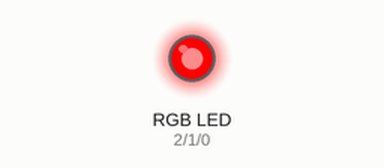
This sketch was run on a simulated Arduino Uno, built with avr-gcc and run on an emulated ATmega328P. Parts: an RGB LED mixed from three pins (HIGH = lit).

Above: at 0.6 s.
At 2.5 s:
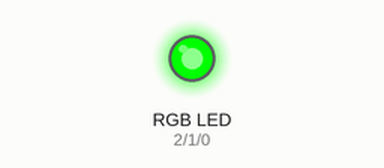
At 5.1 s:
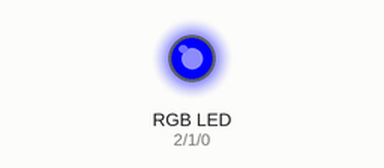
Timing chart, 0 to 10.0 s (numbered marks = the images above):
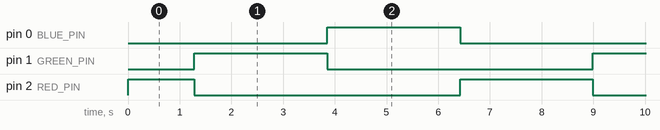

Measured:
- by itself, pin 0 (BLUE_PIN), pin 1 (GREEN_PIN): alternates HIGH for 2.6 s and LOW for 5.1 s
- by itself, pin 2 (RED_PIN): repeats every 7.7 s: LOW 5.1 s, HIGH 2.6 s
- by itself, everything shown: repeats every 7.7 s, in 3 steps

The sketch:

Circuit_09_RGBLED.ino
```cpp
/******************************************************************
 * SparkFun Inventor's Kit
 * Example sketch 03 -- RGB LED
 *
 * Make an RGB LED display a rainbow of colors!
 *
 * This sketch was written by SparkFun Electronics,
 * with lots of help from the Arduino community.
 * This code is completely free for any use.
 * Visit http://learn.sparkfun.com/products/2 for SIK information.
 * Visit http://www.arduino.cc to learn about the Arduino.
 *
 * Version 2.0 6/2012 MDG
 * Version 2.1 9/2014 BCH
 *****************************************************************/
const int RED_PIN = 2;
const int GREEN_PIN = 1;
const int BLUE_PIN = 0;

const int DISPLAY_TIME = 1000;  // used in mainColors() to determine the
// length of time each color is displayed.

void setup()	//Configure the Arduino pins to be outputs to drive the LEDs
{
  pinMode(RED_PIN, OUTPUT);
  pinMode(GREEN_PIN, OUTPUT);
  pinMode(BLUE_PIN, OUTPUT);
}

void loop()
{
  // mainColors();        // Red, Green, Blue, Yellow, Cyan, Purple, White
  showSpectrum();    // Gradual fade from Red to Green to Blue to Red
}

/******************************************************************
 * void mainColors()
 * This function displays the eight "main" colors that the RGB LED
 * can produce. If you'd like to use one of these colors in your
 * own sketch, you can copy and paste that section into your code.
/*****************************************************************/
void mainColors()
{
  // all LEDs off
  digitalWrite(RED_PIN, LOW);
  digitalWrite(GREEN_PIN, LOW);
  digitalWrite(BLUE_PIN, LOW);
  delay(DISPLAY_TIME);

  // Red
  digitalWrite(RED_PIN, HIGH);
  digitalWrite(GREEN_PIN, LOW);
  digitalWrite(BLUE_PIN, LOW);
  delay(DISPLAY_TIME);

  // Green
  digitalWrite(RED_PIN, LOW);
  digitalWrite(GREEN_PIN, HIGH);
  digitalWrite(BLUE_PIN, LOW);
  delay(DISPLAY_TIME);

  // Blue
  digitalWrite(RED_PIN, LOW);
  digitalWrite(GREEN_PIN, LOW);
  digitalWrite(BLUE_PIN, HIGH);
  delay(DISPLAY_TIME);

  // Yellow (Red and Green)
  digitalWrite(RED_PIN, HIGH);
  digitalWrite(GREEN_PIN, HIGH);
  digitalWrite(BLUE_PIN, LOW);
  delay(DISPLAY_TIME);

  // Cyan (Green and Blue)
  digitalWrite(RED_PIN, LOW);
  digitalWrite(GREEN_PIN, HIGH);
  digitalWrite(BLUE_PIN, HIGH);
  delay(DISPLAY_TIME);

  // Purple (Red and Blue)
  digitalWrite(RED_PIN, HIGH);
  digitalWrite(GREEN_PIN, LOW);
  digitalWrite(BLUE_PIN, HIGH);
  delay(DISPLAY_TIME);

  // White (turn all the LEDs on)
  digitalWrite(RED_PIN, HIGH);
  digitalWrite(GREEN_PIN, HIGH);
  digitalWrite(BLUE_PIN, HIGH);
  delay(DISPLAY_TIME);
}

/******************************************************************
 * void showSpectrum()
 *
 * Steps through all the colors of the RGB LED, displaying a rainbow.
 * showSpectrum() calls a function RGB(int color) that translates a number
 * from 0 to 767 where 0 = all RED, 767 = all RED
 *
 * Breaking down tasks down into individual functions like this
 * makes your code easier to follow, and it allows.
 * parts of your code to be re-used.
/*****************************************************************/

void showSpectrum()
{
  for (int x = 0; x <= 767; x++)
  {
    RGB(x);      // Increment x and call RGB() to progress through colors.
    delay(10);   // Delay for 10 ms (1/100th of a second) - to help the "smoothing"
  }
}

/******************************************************************
 * void RGB(int color)
 *
 * RGB(###) displays a single color on the RGB LED.
 * Call RGB(###) with the number of a color you want
 * to display. For example, RGB(0) displays pure RED, RGB(255)
 * displays pure green.
 *
 * This function translates a number between 0 and 767 into a
 * specific color on the RGB LED. If you have this number count
 * through the whole range (0 to 767), the LED will smoothly
 * change color through the entire spectrum.
 *
 * The "base" numbers are:
 * 0   = pure red
 * 255 = pure green
 * 511 = pure blue
 * 767 = pure red (again)
 *
 * Numbers between the above colors will create blends. For
 * example, 640 is midway between 512 (pure blue) and 767
 * (pure red). It will give you a 50/50 mix of blue and red,
 * resulting in purple.
/*****************************************************************/
void RGB(int color)
{
  int redIntensity;
  int greenIntensity;
  int blueIntensity;

  color = constrain(color, 0, 767); // constrain the input value to a range of values from 0 to 767

    // if statement breaks down the "color" into three ranges:
  if (color <= 255)       // RANGE 1 (0 - 255) - red to green
  {
    redIntensity = 255 - color;    // red goes from on to off
    greenIntensity = color;        // green goes from off to on
    blueIntensity = 0;             // blue is always off
  }
  else if (color <= 511)  // RANGE 2 (256 - 511) - green to blue
  {
    redIntensity = 0;                     // red is always off
    greenIntensity = 511 - color;         // green on to off
    blueIntensity = color - 256;          // blue off to on
  }
  else                    // RANGE 3 ( >= 512)- blue to red
  {
    redIntensity = color - 512;         // red off to on
    greenIntensity = 0;                 // green is always off
    blueIntensity = 767 - color;        // blue on to off
  }

  // "send" intensity values to the Red, Green, Blue Pins using analogWrite()
  analogWrite(RED_PIN, redIntensity);
  analogWrite(GREEN_PIN, greenIntensity);
  analogWrite(BLUE_PIN, blueIntensity);
}
```
